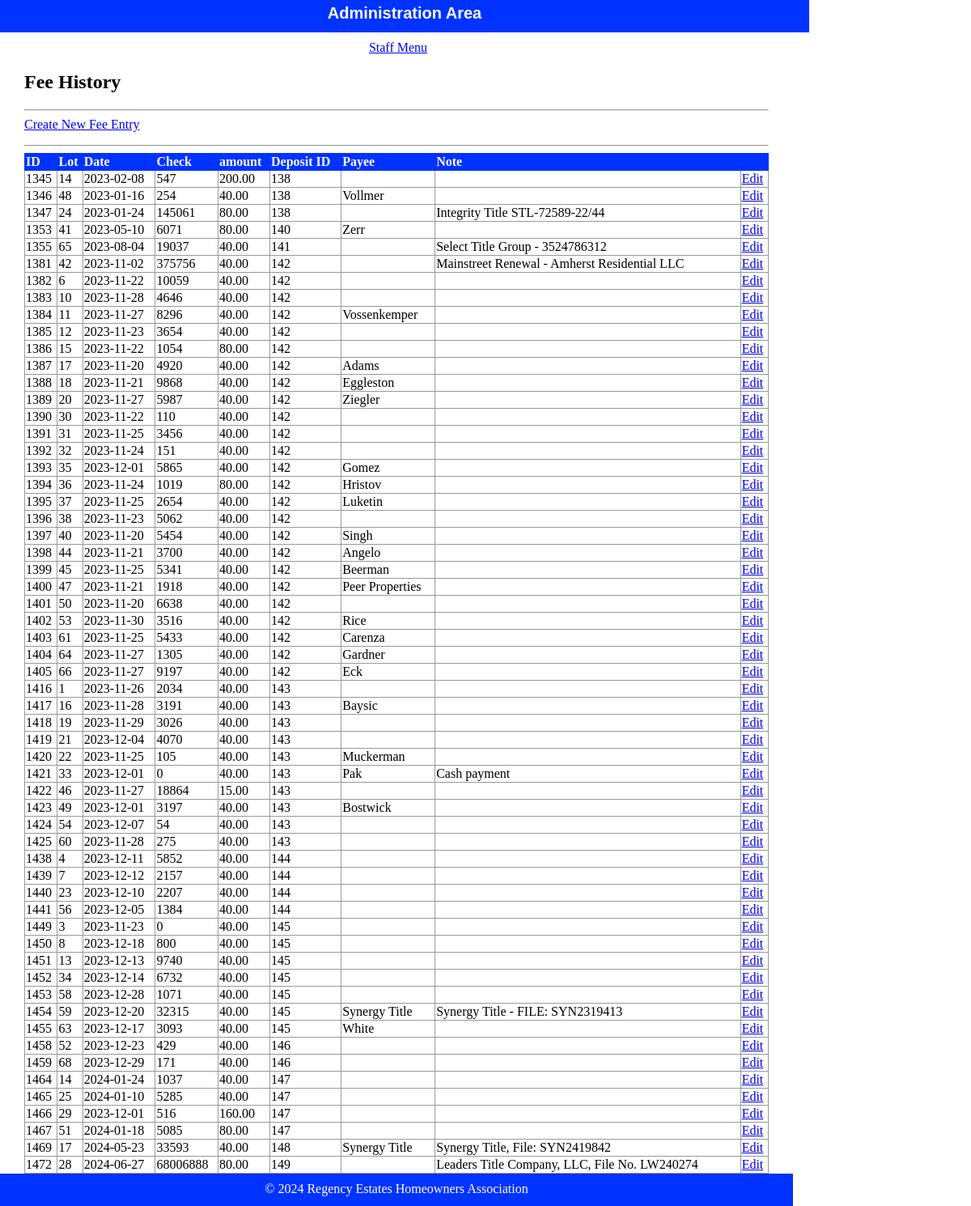
The page /html/public/staff/fees/index.php on the database as committed earlier.
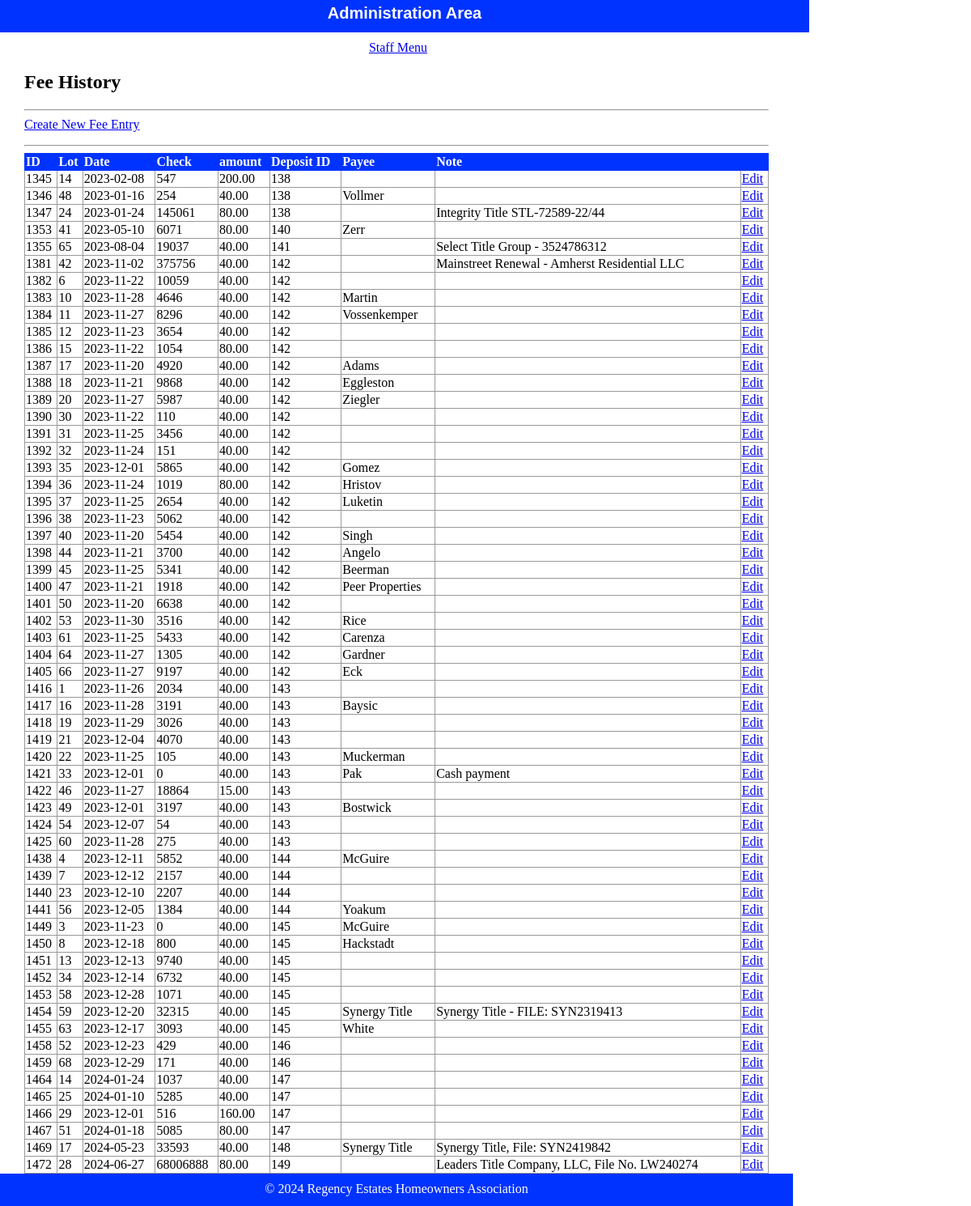
The same page on the database as committed later.
### tables this page shows
CREATE TABLE `fees` (
  `id` int(11) NOT NULL,
  `dt` date DEFAULT NULL,
  `ck_no` int(11) NOT NULL,
  `amount` decimal(10,2) DEFAULT NULL,
  `fk_lot_id` int(11) NOT NULL,
  `fk_deposit_id` int(11) DEFAULT NULL,
  `note` varchar(250) DEFAULT NULL,
  `payee` varchar(50) DEFAULT NULL
);

### html/private/functions.php (called while the page is built, shortened)
<?php
function url_for($script_path)
{
    if ($script_path[0] != '/')
    {
        $script_path = "/" . $script_path;
    }
    return WWW_ROOT . $script_path;
}
function htmlsc($string = "")
{
    return htmlspecialchars($string);
}
?>

### html/private/query_functions.php (called while the page is built, shortened)
<?php
  function find_all_fees() {
    global $db;
    $sql = "SELECT * FROM fees WHERE dt >= '2023-01-01' ";
    $result = mysqli_query($db, $sql);
    return $result;
  }
?>

### html/public/staff/fees/index.php (the view, shortened to what this page needs)
<?php $subject_set = find_all_fees(); ?>
<?php include(SHARED_PATH . '/header.php'); ?>
    <div id="content">
        <div id="regency-menu">
            <h2>Fee History</h2>
            <hr />
            <div class="actions">
                <a class="action" href="<?php echo url_for('/staff/fees/index.php'); ?>">Create New Fee Entry</a>
            </div>
            <hr />
            <table class="list">
                <tr>
                    <th>ID</th>
                    <th>Lot</th>
                    <th>Date</th>
                    <th>Check</th>
                    <th>amount</th>
                    <th>Deposit ID</th>
                    <th>Payee</th>
                    <th>Note</th>
                    <th>&nbsp</th>
                </tr>
                <?php while($subject = mysqli_fetch_assoc($subject_set)) { ?>
                    <tr>
                        <td><?php echo htmlsc($subject['id']); ?></td>
                        <td><?php echo htmlsc($subject['fk_lot_id']); ?></td>
                        <td><?php echo htmlsc($subject['dt']); ?></td>
                        <td><?php echo htmlsc($subject['ck_no']); ?></td>
                        <td><?php echo htmlsc($subject['amount']); ?></td>
                        <td><?php echo htmlsc($subject['fk_deposit_id']); ?></td>
                        <td><?php echo htmlsc($subject['payee']); ?></td>
                        <td><?php echo htmlsc($subject['note']); ?></td>
                        <td><a class="action" href="<?php echo url_for('/staff/subjects/show.php?id=' . htmlsc(urlencode($subject['id']))); ?>">Edit</a></td>
                    </tr>
                <?php } ?>
            </table>
        </div>
    </div>
<?php include(SHARED_PATH . '/footer.php'); ?>

### html/private/shared/header.php (shortened to what this page needs)
<!doctype html>
<html lang="en">
	<head>
		<link rel="stylesheet" media="all" href="<?php echo url_for('stylesheets/staff.css'); ?>" />
	</head>
	<body>
		<header>
			<h1>Administration Area</h1>
		</header>
		<navigation>
			<ul>
				<li>
					<a href="<?php echo url_for('/staff/index.php'); ?>">Staff Menu</a>
				</li>
			</ul>
		</navigation>

### html/private/shared/footer.php (shortened to what this page needs)
<footer>
	&copy; <?php echo date('Y'); ?> Regency Estates Homeowners Association
</footer>
</body>
</html>

### html/public/stylesheets/staff.css (style rules this page uses)
html { height: 100%; width: 100%; }
body { height: 1000px; width: 100%; margin: 0; padding: 0; }
header { width: 1000px; height: 40px; margin: 0 0 10px 0; padding: 0; background: #0033FF; color: white; }
header h1 { margin: 0; padding: 5px; font-size: 20px; font-family: Verdana, Arial, Helvetica, sans-serif; text-align: center; }
navigation { width: 1000px; margin: 0; padding: 0; text-align: center; }
navigation ul { width: 1000px; list-style: none; padding: 0; margin: 0; }
navigation ul li { display: inline; margin-right: 1em; }
#content { width: 920px; min-height: 500px; padding: 0 30px; }
footer { width: 940px; height: 20px; margin: 0 0 10px 0; padding: 10px 20px; background: #0033FF; color: white; text-align: center; }
.actions { margin-bottom: 1em; }
table { border-collapse: collapse; vertical-align: top; }
table.list { width: 100%; }
table.list tr td { border: 1px solid #999999; }
table.list tr th { border: 1px solid #0033FF; background: #0033FF; color: white; text-align: left; }

Rows that differ between the two databases and show on the page:
changed fees id 1383: payee (not shown) → "Martin"
changed fees id 1438: payee (not shown) → "McGuire"
changed fees id 1441: payee (not shown) → "Yoakum"
changed fees id 1449: payee (not shown) → "McGuire"
changed fees id 1450: payee (not shown) → "Hackstadt"
